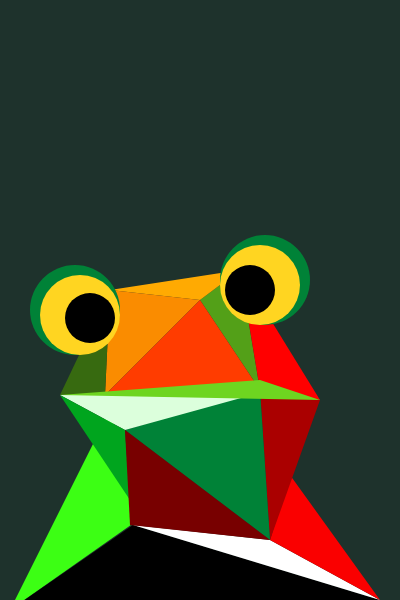
Frame 1 (no input)
Frame 60 (no input): identical to frame 1, image omitted
Frame 120 (the mouse pressed at the canvas centre since frame 60): identical to frame 1, image omitted

The p5.js sketch that drew this single still picture (run headless with seeded random() and noise() and a simulated clock; from frame 60 on, the mouse is pressed at the canvas centre):

// p5.js sketch
// ── sketch.js
let xMax = 400
let yMax = 600
let xfrog = xMax/2
let yfrog = yMax*0.5

function preload() {
  // put preload code here
}

function drawFrog(){
  push();

//corpo
  fill(60, 255, 20);
  triangle(xfrog-190, yfrog+310, xfrog-90, yfrog+110, xfrog-62, yfrog+220);

    fill(0, 0, 0);
  triangle(xfrog-190, yfrog+310, xfrog-67, yfrog+225, xfrog+180, yfrog+300);

      fill(255, 255, 255);
  triangle(xfrog+70, yfrog+240, xfrog-67, yfrog+225, xfrog+180, yfrog+300);

        fill(250, 0, 0);
  triangle( xfrog+70, yfrog+240, xfrog+90, yfrog+175, xfrog+180, yfrog+300);

  fill(170, 0, 0);
  triangle(xfrog+60, yfrog+90, xfrog+120, yfrog+100, xfrog+70, yfrog+240);

  fill(0, 130, 55);
  triangle(xfrog-75, yfrog+130, xfrog+60, yfrog+90, xfrog+70, yfrog+240);
  
  fill(220, 255, 220);
  triangle( xfrog-140, yfrog+95, xfrog-75, yfrog+130, xfrog+70, yfrog+90);

    fill(0, 165, 30);
  triangle( xfrog-140, yfrog+95, xfrog-75, yfrog+130, xfrog+-70, yfrog+200);

      fill(120, 0, 0);
  triangle( xfrog+70, yfrog+240, xfrog-75, yfrog+130, xfrog+-70, yfrog+225);




  //testa
  fill(83, 160, 24);
  triangle(xfrog, yfrog, xfrog+40, yfrog-30, xfrog+60, yfrog+90);

  fill(255, 170, 2);
  triangle(xfrog-90, yfrog-10, xfrog, yfrog, xfrog+40, yfrog-30);
  
  fill(250, 140, 0);
  triangle(xfrog-90, yfrog-10, xfrog-95, yfrog+95, xfrog, yfrog);

  fill(255, 60, 0);
  triangle(xfrog+60, yfrog+90, xfrog-95, yfrog+95, xfrog, yfrog);
  
    fill(55, 106, 16);
  triangle(xfrog-90, yfrog-10, xfrog-95, yfrog+95, xfrog-140, yfrog+95);

fill(255, 0, 0);
  triangle(xfrog+120, yfrog+100, xfrog+40, yfrog-30, xfrog+60, yfrog+90);

      fill(110, 213, 32);
  triangle(xfrog+60, yfrog+80, xfrog+120, yfrog+100, xfrog-140, yfrog+95);


//occhi
//occhio sx
  fill(0,130,55);
  ellipse(xfrog+65, yfrog-20, 90, 90);

  fill(255,213,33);
  ellipse(xfrog+60, yfrog-15, 80, 80);

    fill(0);
  ellipse(xfrog+50, yfrog-10, 50, 50);

  //occhio dx
  fill(0,130,55);
  ellipse(xfrog-125, yfrog+10, 90, 90);

  fill(255,213,33);
  ellipse(xfrog-120, yfrog+15, 80, 80);

      fill(0);
  ellipse(xfrog-110, yfrog+18, 50, 50);

//naso
  //     fill(255);
  // ellipse(xfrog-50, yfrog+50, 10, 15);

    pop();
  
}



function setup() {
  createCanvas(400, 600);
  console.log('p5.js version:', p5.VERSION);
  // put setup code here
  const message =
    "This is a template repository\nfor the course Laboratorio di Computergrafica\nCommunication Design, Politecnico di Milano";
  textAlign(CENTER, CENTER);
  textSize(16);
  text(message, width / 2, height / 2);
  strokeWeight(0)
}

function draw() {
  // put drawing code here
background(30, 50, 44);


    drawFrog();
  
}
